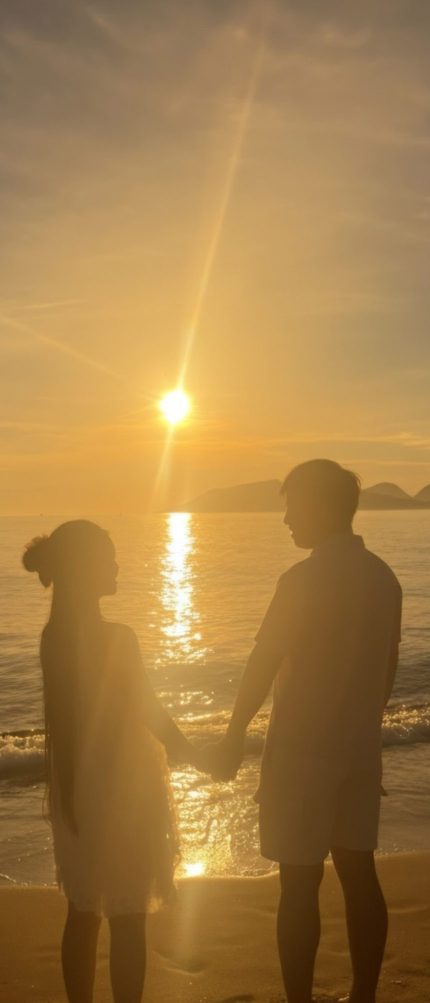
#> input picture assets/images/couple-1.jpg, 860 x 2006 px (shown at 1/2 size); its folder holds 3 pictures in this run
$ python make_thumbs.py
#> lines starting #> are read from the running program, lines starting #| are printed output that depends on the picture
#!/usr/bin/env python3
"""Tạo ảnh nhẹ cho trang: đọc ảnh gốc trong assets/images (jpg/jpeg) và ghi bản thu nhỏ cùng tên vào assets/thumbs.
Ảnh gốc KHÔNG bị sửa. Trang dùng bản nhẹ ở ngoài, chỉ tải ảnh gốc khi người dùng bấm phóng to.
Dùng: python3 scripts/make_thumbs.py [cạnh_dài_tối_đa=1200] [chất_lượng=80]   (cần: pip install pillow)"""
import sys
from pathlib import Path
from PIL import Image, ImageOps

root = Path(__file__).resolve().parent.parent
src, dst = root / "assets" / "images", root / "assets" / "thumbs"
side = int(sys.argv[1]) if len(sys.argv) > 1 else 1200
quality = int(sys.argv[2]) if len(sys.argv) > 2 else 80
dst.mkdir(exist_ok=True)
for f in sorted(p for p in src.iterdir() if p.suffix.lower() in (".jpg", ".jpeg")):
    im = ImageOps.exif_transpose(Image.open(f)).convert("RGB")  # xoay đúng hướng theo EXIF, giữ nguyên tỉ lệ (không cắt)
#> im is the input picture: PIL image 860x2006 RGB; mean R, G, B 163.1, 125.6, 71.2
    k = side / max(im.size)
#> k = 0.598
    if k < 1:
        im = im.resize((round(im.width * k), round(im.height * k)), Image.LANCZOS)
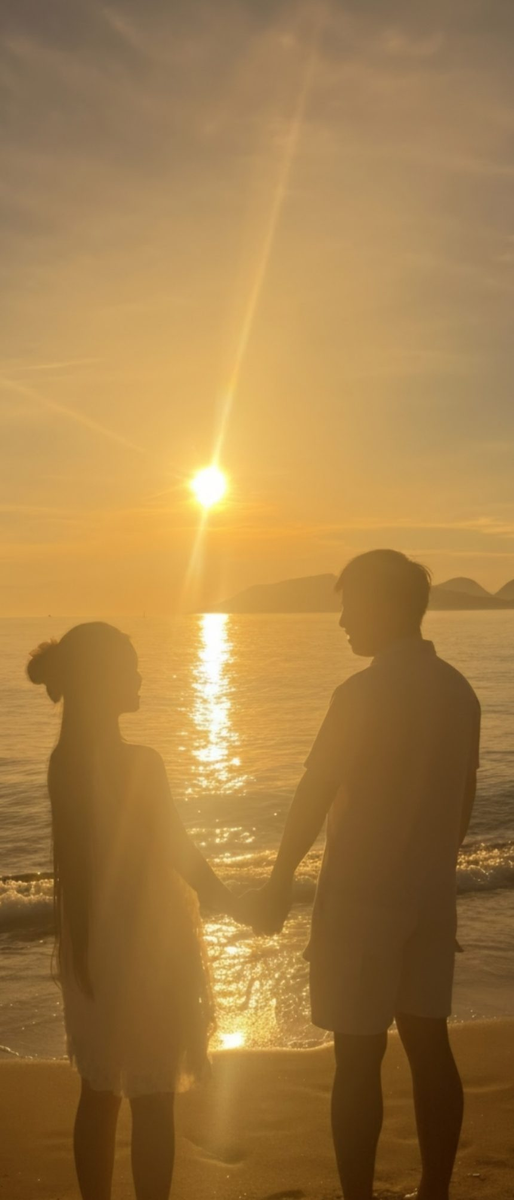
#> im: PIL image 514x1200 RGB; mean R, G, B 163.1, 125.6, 71.2
    out = dst / f.name
    im.save(out, "JPEG", quality=quality, optimize=True, progressive=True)
    print(f"{f.name:16s} {f.stat().st_size/1e3:8.0f}KB -> {out.stat().st_size/1e3:5.0f}KB  {im.width}x{im.height}")
#| couple-1.jpg           87KB ->    39KB  514x1200
